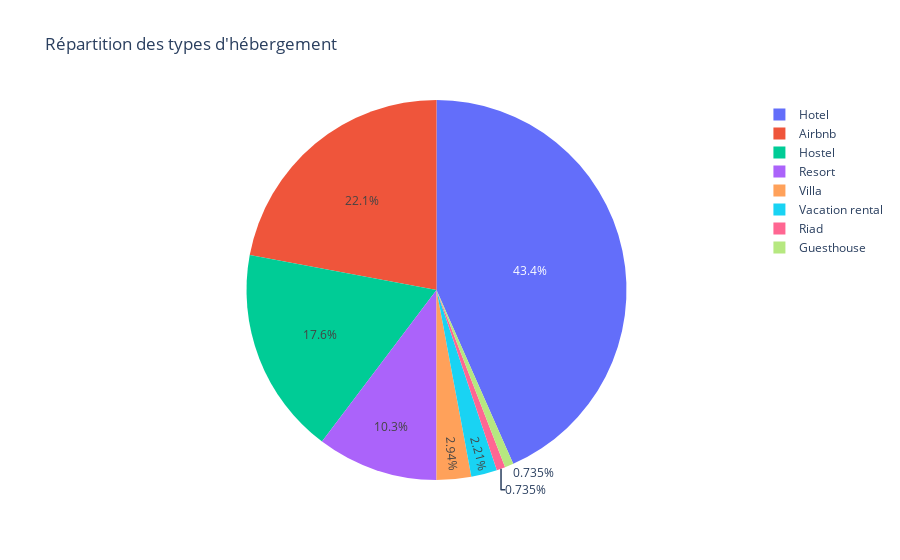

Source (notebook cell):
### Code cell
#  nombre de voyages par type d'hébergement
trips_per_accommodation_type = df['Accommodation type'].value_counts()

#  diagramme circulaire
fig = px.pie(values=trips_per_accommodation_type.values, names=trips_per_accommodation_type.index,
             title='Répartition des types d\'hébergement')
fig.show()

### Figure 1 — Plotly figure (JSON) as saved in the notebook; plotly's stock layout.template omitted (floating-point values rounded to 4 significant figures)
{"data": [{"domain": {"x": [0, 1], "y": [0, 1]}, "hovertemplate": "label=%{label}<br>value=%{value}<extra></extra>", "labels": ["Hotel", "Airbnb", "Hostel", "Resort", "Villa", "Vacation rental", "Riad", "Guesthouse"], "legendgroup": "", "name": "", "showlegend": true, "type": "pie", "values": [59, 30, 24, 14, 4, 3, 1, 1]}], "layout": {"legend": {"tracegroupgap": 0}, "title": {"text": "Répartition des types d'hébergement"}}}
